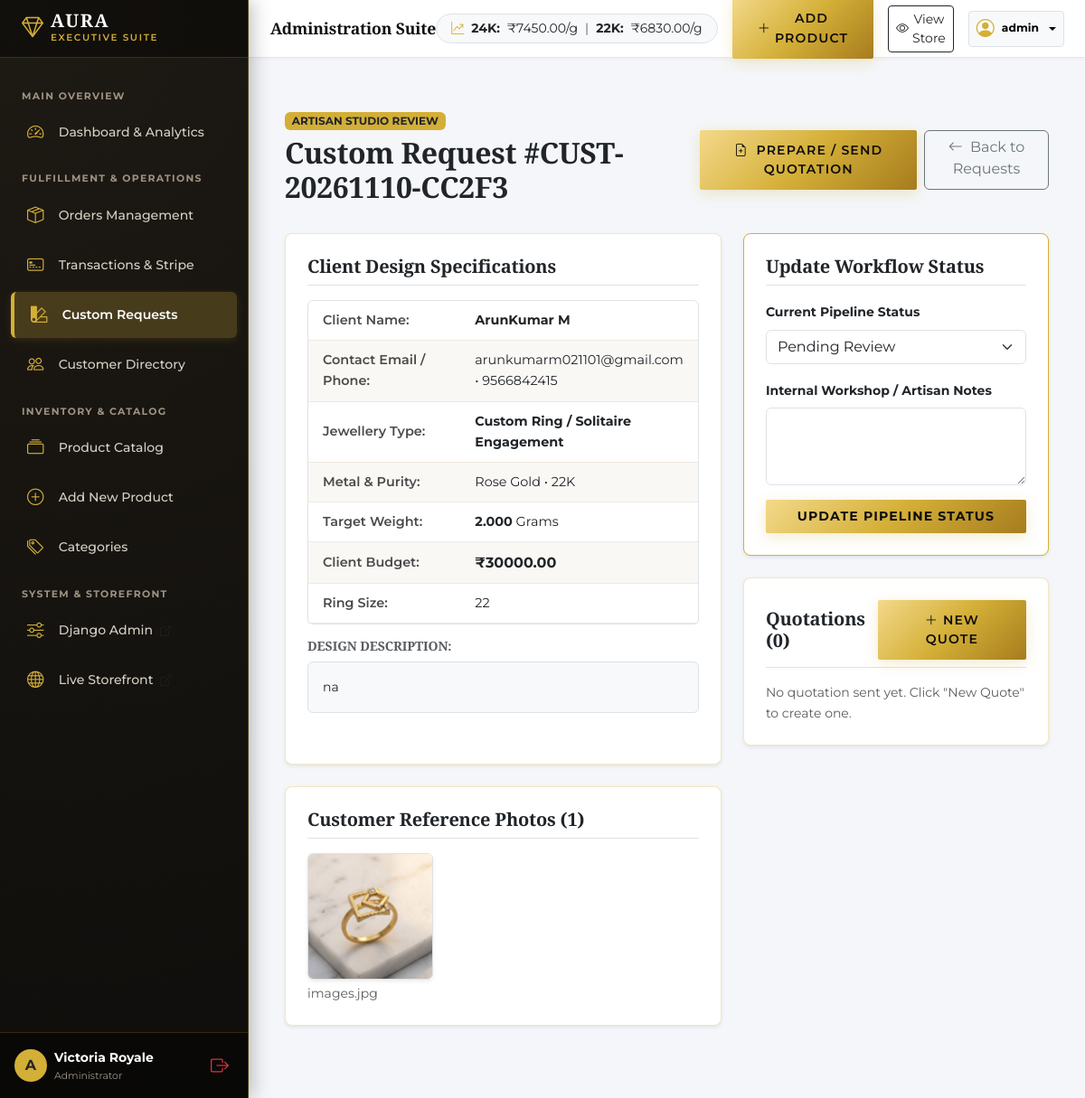
The app's page /admin-portal/custom-requests/CUST-20261110-CC2F3/ (signed in) with its own data.
### custom_orders/models.py (models this page shows, shortened)
class CustomOrder(models.Model):
    STATUS_CHOICES = [
        ('PENDING', 'Pending Review'),
        ('UNDER_REVIEW', 'Under Review'),
        ('DESIGN_PREPARATION', 'Design Preparation & 3D CAD'),
        ('QUOTATION_SENT', 'Quotation Sent'),
        ('APPROVED', 'Quotation Approved'),
        ('IN_PRODUCTION', 'In Production / Handcrafting'),
        ('READY_FOR_DELIVERY', 'Ready for Delivery & Hallmarking'),
        ('DELIVERED', 'Delivered'),
        ('CANCELLED', 'Cancelled'),
    ]
    JEWELLERY_TYPE_CHOICES = [
        ('RING', 'Custom Ring / Solitaire Engagement'),
        ('NECKLACE', 'Royal Necklace / Choker'),
        ('PENDANT', 'Designer Pendant'),
        ('EARRINGS', 'Jhumkas / Danglers / Studs'),
        ('BANGLES', 'Bangles / Kada / Bracelet'),
        ('BRIDAL_SET', 'Complete Bridal Trousseau Set'),
        ('MANGALSUTRA', 'Contemporary Mangalsutra'),
        ('CHAIN', 'Gold Chain / Rope Chain'),
        ('OTHER', 'Other Custom Design'),
    ]
    METAL_CHOICES = [
        ('YELLOW_GOLD', 'Yellow Gold'),
        ('ROSE_GOLD', 'Rose Gold'),
        ('WHITE_GOLD', 'White Gold'),
        ('PLATINUM', 'Platinum (950)'),
        ('SILVER', 'Sterling Silver (925)'),
    ]
    PURITY_CHOICES = [
        ('24K', '24K (999 Pure)'),
        ('22K', '22K (916 BIS Hallmark)'),
        ('18K', '18K (750 Hallmark)'),
        ('14K', '14K (585 Hallmark)'),
        ('950PT', '950 Platinum'),
    ]
    request_id = models.CharField(max_length=50, unique=True, editable=False)
    user = models.ForeignKey(User, on_delete=models.SET_NULL, null=True, blank=True, related_name='custom_orders')
    full_name = models.CharField(max_length=150)
    email = models.EmailField()
    phone = models.CharField(max_length=20)
    jewellery_type = models.CharField(max_length=30, choices=JEWELLERY_TYPE_CHOICES)
    metal_type = models.CharField(max_length=30, choices=METAL_CHOICES, default='YELLOW_GOLD')
    gold_purity = models.CharField(max_length=20, choices=PURITY_CHOICES, default='22K')
    expected_weight = models.DecimalField(
        max_digits=8, decimal_places=3,
        help_text="Target weight in grams (e.g. 25.500)"
    )
    preferred_budget = models.DecimalField(
        max_digits=12, decimal_places=2,
        help_text="Customer target budget in INR"
    )
    ring_size = models.CharField(max_length=50, blank=True, help_text="e.g. US 7 / Indian 14")
    necklace_length = models.CharField(max_length=50, blank=True, help_text="e.g. 16 inches / 18 inches princess")
    design_description = models.TextField(help_text="Detailed description of the envisioned design")
    special_instructions = models.TextField(blank=True, help_text="Engravings, gemstone choices, polish preferences")
    expected_delivery_date = models.DateField(null=True, blank=True)
    status = models.CharField(max_length=30, choices=STATUS_CHOICES, default='PENDING')
    admin_notes = models.TextField(blank=True, help_text="Internal workshop & artisan notes")
    created_at = models.DateTimeField(auto_now_add=True)
    updated_at = models.DateTimeField(auto_now=True)
    class Meta:
        ordering = ['-created_at']

class CustomOrderImage(models.Model):
    custom_order = models.ForeignKey(CustomOrder, on_delete=models.CASCADE, related_name='reference_images')
    image = models.ImageField(upload_to='custom_orders/references/')
    caption = models.CharField(max_length=150, blank=True)
    uploaded_at = models.DateTimeField(auto_now_add=True)

### admin_panel/views.py (the view, shortened to what this page needs)
# urls.py: path('custom-requests/<str:request_id>/', views.admin_custom_request_detail, name='admin_custom_request_detail'),
@user_passes_test(is_admin)
def admin_custom_request_detail(request, request_id):
    custom_order = get_object_or_404(
        CustomOrder.objects.prefetch_related('reference_images', 'quotations'),
        request_id=request_id
    )
    return render(request, 'admin_panel/custom_request_detail.html', {
        'order': custom_order,
        'images': custom_order.reference_images.all(),
        'quotations': custom_order.quotations.all(),
    })

### admin_panel/templates/admin_panel/custom_request_detail.html (shortened to what this page needs)
{% extends 'admin_panel/base_admin.html' %}
{% block content %}
<div class="container py-4">
  <div class="d-flex justify-content-between align-items-center mb-4">
    <div>
      <span class="badge bg-gold text-dark text-uppercase fw-bold">Artisan Studio Review</span>
      <h2 class="serif-font fw-bold mt-1">Custom Request #{{ order.request_id }}</h2>
    </div>
    <div class="d-flex gap-2">
      <a href="{% url 'admin_quotation_create' order.request_id %}" class="btn btn-gold">
        <i class="bi bi-file-earmark-plus me-1"></i> Prepare / Send Quotation
      </a>
      <a href="{% url 'admin_custom_requests_list' %}" class="btn btn-outline-secondary">
        <i class="bi bi-arrow-left me-1"></i> Back to Requests
      </a>
    </div>
  </div>
  <div class="row g-4">
    <div class="col-lg-7">
      <div class="card p-4 border-gold-subtle shadow-sm bg-white rounded-3 mb-4">
        <h5 class="serif-font fw-bold border-bottom pb-2 mb-3">Client Design Specifications</h5>
        <table class="table-luxury-specs border rounded mb-3">
          <tr>
            <td>Client Name:</td>
            <td class="fw-bold">{{ order.full_name }}</td>
          </tr>
          <tr>
            <td>Contact Email / Phone:</td>
            <td>{{ order.email }} • {{ order.phone }}</td>
          </tr>
          <tr>
            <td>Jewellery Type:</td>
            <td class="fw-bold">{{ order.get_jewellery_type_display }}</td>
          </tr>
          <tr>
            <td>Metal & Purity:</td>
            <td>{{ order.get_metal_type_display }} • {{ order.gold_purity }}</td>
          </tr>
          <tr>
            <td>Target Weight:</td>
            <td><strong>{{ order.expected_weight }}</strong> Grams</td>
          </tr>
          <tr>
            <td>Client Budget:</td>
            <td class="fw-bold fs-6">₹{{ order.preferred_budget }}</td>
          </tr>
          {% if order.ring_size %}
            <tr><td>Ring Size:</td><td>{{ order.ring_size }}</td></tr>
          {% endif %}
        </table>
        <div class="mb-3">
          <h6 class="small fw-bold text-uppercase text-muted">Design Description:</h6>
          <p class="small bg-light p-3 rounded border text-dark">{{ order.design_description }}</p>
        </div>
      </div>
      <div class="card p-4 border-gold-subtle shadow-sm bg-white rounded-3 mb-4">
        <h5 class="serif-font fw-bold border-bottom pb-2 mb-3">Customer Reference Photos ({{ images.count }})</h5>
        <div class="row row-cols-2 row-cols-md-3 g-2">
          {% for img in images %}
            <div class="col">
              <a href="{{ img.image.url }}" target="_blank">
                <img src="{{ img.image.url }}" alt="Ref" class="img-fluid rounded border shadow-sm" style="height: 140px; width: 100%; object-fit: cover;">
              </a>
              <small class="text-muted d-block text-truncate mt-1">{{ img.caption }}</small>
            </div>
          {% empty %}
            <div class="col-12 text-muted small">No reference photos uploaded.</div>
          {% endfor %}
        </div>
      </div>
    </div>
    <div class="col-lg-5">
      <div class="card p-4 border-gold shadow-sm bg-white rounded-3 mb-4">
        <h5 class="serif-font fw-bold border-bottom pb-2 mb-3">Update Workflow Status</h5>
        <form method="POST">
          <div class="mb-3">
            <label class="form-label small fw-bold">Current Pipeline Status</label>
            <select name="status" class="form-select">
              {% for code, label in order.STATUS_CHOICES %}
                <option value="{{ code }}" {% if order.status == code %}selected{% endif %}>{{ label }}</option>
              {% endfor %}
            </select>
          </div>
          <div class="mb-3">
            <label class="form-label small fw-bold">Internal Workshop / Artisan Notes</label>
            <textarea name="admin_notes" rows="3" class="form-control">{{ order.admin_notes }}</textarea>
          </div>
          <button type="submit" class="btn btn-gold w-100 py-2 fw-bold">Update Pipeline Status</button>
        </form>
      </div>
      <div class="card p-4 border-gold-subtle shadow-sm bg-white rounded-3">
        <div class="d-flex justify-content-between align-items-center border-bottom pb-2 mb-3">
          <h5 class="serif-font fw-bold mb-0">Quotations ({{ quotations.count }})</h5>
          <a href="{% url 'admin_quotation_create' order.request_id %}" class="btn btn-gold btn-sm">
            <i class="bi bi-plus-lg"></i> New Quote
          </a>
        </div>
        {% for qte in quotations %}
          <div class="p-3 bg-light rounded border mb-3 small">
            <div class="d-flex justify-content-between font-monospace fw-bold">
              <span>{{ qte.quotation_number }}</span>
              <span class="badge {% if qte.status == 'ACCEPTED' %}bg-success{% elif qte.status == 'REVISION_REQUESTED' %}bg-warning text-dark{% else %}bg-primary{% endif %}">
                {{ qte.get_status_display }}
              </span>
            </div>
            <div class="mt-2">
              <strong>Est. Weight:</strong> {{ qte.estimated_weight }}g • <strong>Price:</strong> <span class="fw-bold text-dark">₹{{ qte.total_estimated_price }}</span>
            </div>
            <div class="text-muted mt-1">
              Making Charges: ₹{{ qte.making_charges }} • Days: {{ qte.estimated_making_days }}
            </div>
            {% if qte.customer_feedback %}
              <div class="mt-2 text-danger small">
                <strong>Customer Feedback:</strong> "{{ qte.customer_feedback }}"
              </div>
            {% endif %}
          </div>
        {% empty %}
          <p class="text-muted small mb-0">No quotation sent yet. Click "New Quote" to create one.</p>
        {% endfor %}
      </div>
    </div>
  </div>
</div>
{% endblock %}

### admin_panel/templates/admin_panel/base_admin.html (shortened to what this page needs)
{% load static %}
<!DOCTYPE html>
<html lang="en">
<head>
  <link href="https://cdn.jsdelivr.net/npm/bootstrap@5.3.3/dist/css/bootstrap.min.css" rel="stylesheet">
  <link rel="stylesheet" href="https://cdn.jsdelivr.net/npm/bootstrap-icons@1.11.3/font/bootstrap-icons.min.css">
  <link rel="stylesheet" href="{% static 'css/luxury-theme.css' %}">
</head>
<body class="admin-body">
  <div class="admin-wrapper">
    <aside class="admin-sidebar" id="adminSidebar">
      <div class="admin-brand d-flex align-items-center justify-content-between">
        <a href="{% url 'admin_dashboard' %}" class="d-flex align-items-center gap-2 text-decoration-none">
          <i class="bi bi-gem admin-brand-icon"></i>
          <div>
            <h1 class="admin-brand-title">AURA</h1>
            <span class="admin-brand-subtitle">Executive Suite</span>
          </div>
        </a>
      </div>
      <div class="admin-sidebar-menu">
        <div class="admin-nav-category">Main Overview</div>
        <a href="{% url 'admin_dashboard' %}" class="admin-nav-link {% if request.resolver_match.url_name == 'admin_dashboard' %}active{% endif %}">
          <i class="bi bi-speedometer2"></i>
          <span>Dashboard & Analytics</span>
        </a>
        <div class="admin-nav-category">Fulfillment & Operations</div>
        <a href="{% url 'admin_orders_list' %}" class="admin-nav-link ">
          <i class="bi bi-box-seam"></i>
          <span>Orders Management</span>
        </a>
        <a href="{% url 'admin_transactions_list' %}" class="admin-nav-link {% if 'transaction' in request.resolver_match.url_name %}active{% endif %}">
          <i class="bi bi-credit-card-2-front"></i>
          <span>Transactions & Stripe</span>
        </a>
        <a href="{% url 'admin_custom_requests_list' %}" class="admin-nav-link {% if 'custom_request' in request.resolver_match.url_name or 'quotation' in request.resolver_match.url_name %}active{% endif %}">
          <i class="bi bi-palette2"></i>
          <span>Custom Requests</span>
        </a>
        <a href="{% url 'admin_customers_list' %}" class="admin-nav-link {% if 'customer' in request.resolver_match.url_name %}active{% endif %}">
          <i class="bi bi-people"></i>
          <span>Customer Directory</span>
        </a>
        <div class="admin-nav-category">Inventory & Catalog</div>
        <a href="{% url 'admin_product_list' %}" class="admin-nav-link {% if request.resolver_match.url_name == 'admin_product_list' or request.resolver_match.url_name == 'admin_product_edit' %}active{% endif %}">
          <i class="bi bi-collection"></i>
          <span>Product Catalog</span>
        </a>
        <a href="{% url 'admin_product_create' %}" class="admin-nav-link {% if request.resolver_match.url_name == 'admin_product_create' %}active{% endif %}">
          <i class="bi bi-plus-circle"></i>
          <span>Add New Product</span>
        </a>
        <a href="{% url 'admin_category_list' %}" class="admin-nav-link {% if 'category' in request.resolver_match.url_name %}active{% endif %}">
          <i class="bi bi-tags"></i>
          <span>Categories</span>
        </a>
        <div class="admin-nav-category">System & Storefront</div>
        <a href="/admin/" target="_blank" class="admin-nav-link">
          <i class="bi bi-sliders"></i>
          <span>Django Admin <i class="bi bi-box-arrow-up-right small text-muted ms-1" style="font-size:0.75rem;"></i></span>
        </a>
        <a href="{% url 'home' %}" target="_blank" class="admin-nav-link">
          <i class="bi bi-globe"></i>
          <span>Live Storefront <i class="bi bi-box-arrow-up-right small text-muted ms-1" style="font-size:0.75rem;"></i></span>
        </a>
      </div>
      <div class="admin-sidebar-footer">
        <div class="d-flex align-items-center justify-content-between">
          <div class="d-flex align-items-center gap-2 overflow-hidden">
            <div class="rounded-circle bg-gold text-dark d-flex align-items-center justify-content-center fw-bold" style="width: 36px; height: 36px; min-width: 36px;">
              {{ user.username|slice:":1"|upper }}
            </div>
            <div class="text-truncate">
              <div class="small fw-bold text-white text-truncate">{{ user.get_full_name|default:user.username }}</div>
              <div style="font-size: 0.68rem; color: #9E9382;">Administrator</div>
            </div>
          </div>
          <a href="{% url 'logout' %}" class="btn btn-sm text-danger p-1" title="Sign Out">
            <i class="bi bi-box-arrow-right fs-5"></i>
          </a>
        </div>
      </div>
    </aside>
    <div class="admin-main">
      <header class="admin-topbar">
        <div class="d-flex align-items-center gap-2 gap-sm-3 min-width-0">
          <h2 class="admin-topbar-title d-none d-sm-block text-truncate">
            {% block admin_title %}Administration Suite{% endblock %}
          </h2>
        </div>
        <div class="d-flex align-items-center gap-3">
          <div class="d-none d-md-flex align-items-center gap-2 px-3 py-1 bg-light rounded-pill border small">
            <i class="bi bi-graph-up-arrow text-gold"></i>
            <span class="fw-bold">24K:</span> ₹{{ DAILY_GOLD_RATES.24K }}/g
            <span class="text-muted">|</span>
            <span class="fw-bold">22K:</span> ₹{{ DAILY_GOLD_RATES.22K }}/g
          </div>
          <a href="{% url 'admin_product_create' %}" class="btn btn-gold btn-sm d-none d-sm-inline-flex align-items-center gap-1">
            <i class="bi bi-plus-lg"></i> Add Product
          </a>
          <a href="{% url 'home' %}" target="_blank" class="btn btn-outline-dark btn-sm d-flex align-items-center gap-1" title="View Customer Website">
            <i class="bi bi-eye"></i> <span class="d-none d-sm-inline">View Store</span>
          </a>
          <div class="dropdown">
            <button class="btn btn-sm btn-light border dropdown-toggle d-flex align-items-center gap-2 py-1 px-2" type="button" data-bs-toggle="dropdown" aria-expanded="false">
              <i class="bi bi-person-circle text-gold fs-5"></i>
              <span class="d-none d-md-inline small fw-bold">{{ user.username }}</span>
            </button>
          </div>
        </div>
      </header>
      <main class="admin-content-container">
        {% block content %}{% endblock %}
      </main>
    </div>
  </div>
</body>
</html>

### records on screen
CustomOrder: request_id "CUST-20261110-CC2F3", full_name "ArunKumar M", email "arunkumarm021101@gmail.com", phone "9566842415", jewellery_type "Custom Ring / Solitaire Engagement", metal_type "Rose Gold", gold_purity "22K", expected_weight "2.000", preferred_budget "30000.00", ring_size "22", design_description "na", status "Pending Review"
CustomOrderImage: image (picture), caption "images.jpg"

### other values on screen
{{ user.username|slice:":1"|upper }} "A"
{{ user.get_full_name|default:user.username }} "Victoria Royale"
{{ DAILY_GOLD_RATES.24K }} "7450.00"
{{ DAILY_GOLD_RATES.22K }} "6830.00"
{{ user.username }} "admin"
{{ images.count }} "1"
{{ quotations.count }} "0"
